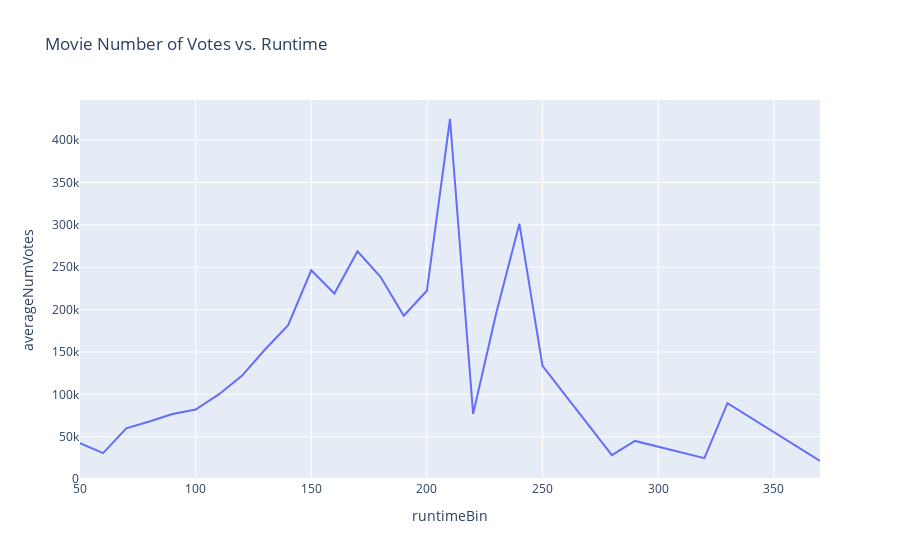

The code cell stored with this chart in its notebook:
### Code cell
px.line(res5, x="runtimeBin", y="averageNumVotes",
        title="Movie Number of Votes vs. Runtime")

### Figure 1 — Plotly figure (JSON) as saved in the notebook; plotly's stock layout.template omitted (floating-point values rounded to 4 significant figures)
{"data": [{"hovertemplate": "runtimeBin=%{x}<br>averageNumVotes=%{y}<extra></extra>", "legendgroup": "", "line": {"color": "#636efa", "dash": "solid"}, "marker": {"symbol": "circle"}, "mode": "lines", "name": "", "orientation": "v", "showlegend": false, "type": "scatter", "x": [50, 60, 70, 80, 90, 100, 110, 120, 130, 140, 150, 160, 170, 180, 190, 200, 210, 220, 230, 240, 250, 280, 290, 320, 330, 370], "xaxis": "x", "y": [42535, 30670.0, 59822, 67900.0, 76910.0, 82150.0, 99910.0, 121900.0, 152900.0, 181700.0, 246400.0, 219000.0, 268700.0, 238400.0, 192700.0, 222200.0, 424800.0, 77060.0, 196100.0, 301315, 133652, 28216, 45046, 24701, 89634, 21371], "yaxis": "y"}], "layout": {"autosize": true, "legend": {"tracegroupgap": 0}, "title": {"text": "Movie Number of Votes vs. Runtime"}, "xaxis": {"anchor": "y", "autorange": true, "domain": [0, 1], "range": [50, 370], "title": {"text": "runtimeBin"}, "type": "linear"}, "yaxis": {"anchor": "x", "autorange": true, "domain": [0, 1], "range": [-1044.0, 447300.0], "title": {"text": "averageNumVotes"}, "type": "linear"}}}
